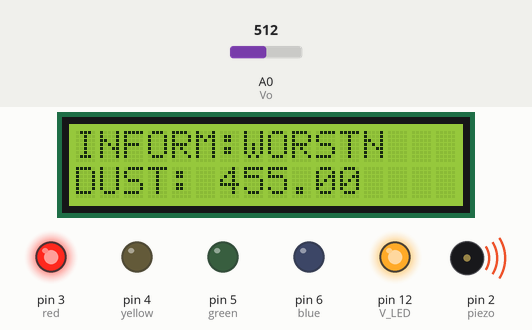
A sketch run on a simulated Arduino Uno, built with avr-gcc and run on an emulated ATmega328P. On the bench: 16×2 character LCD, output pins drawn as LEDs (lit = HIGH), buzzer (waves = sounding). The test bench sets the inputs (shaded band); at power-on: A0 (Vo) = 512. What the sketch prints to the serial monitor is not drawn.

Above: at 5.2 s.
5.3 s: A0 (Vo) set to 210
At 10.0 s:
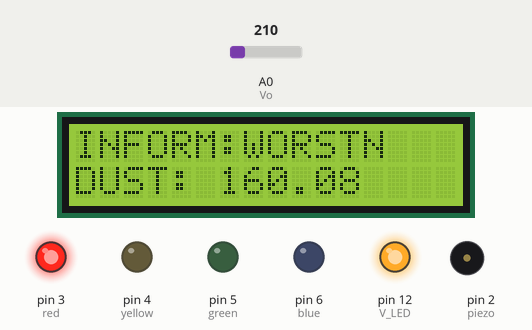
11.6 s: A0 (Vo) set to 189
At 15.9 s:
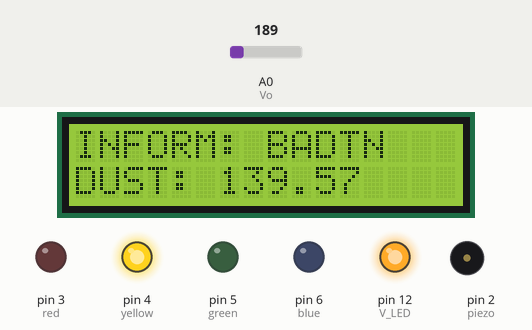
17.2 s: A0 (Vo) set to 143
At 21.3 s:
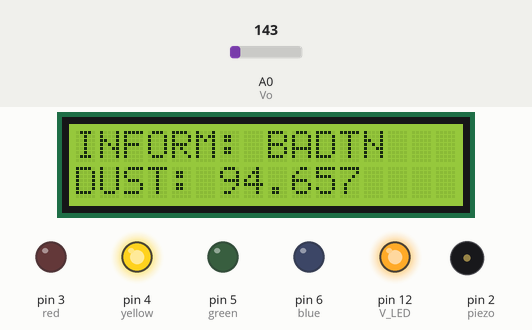
22.8 s: A0 (Vo) set to 123
At 27.3 s:
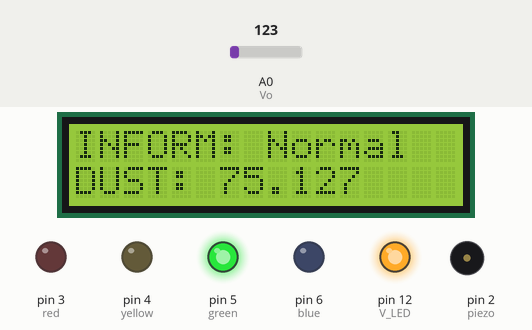
28.4 s: A0 (Vo) set to 80
At 32.9 s:
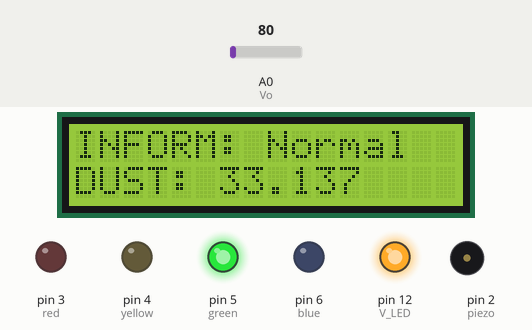
34.0 s: A0 (Vo) set to 72
At 35.2 s:
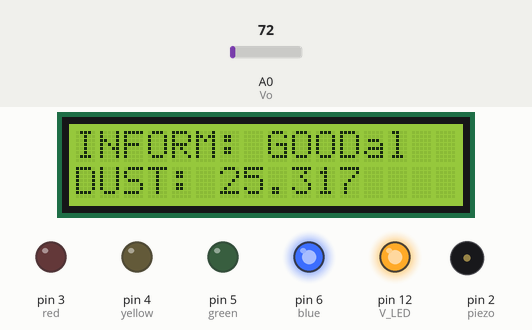
Timing chart, 0 to 37.0 s (numbered marks = the images above; inputs shaded):
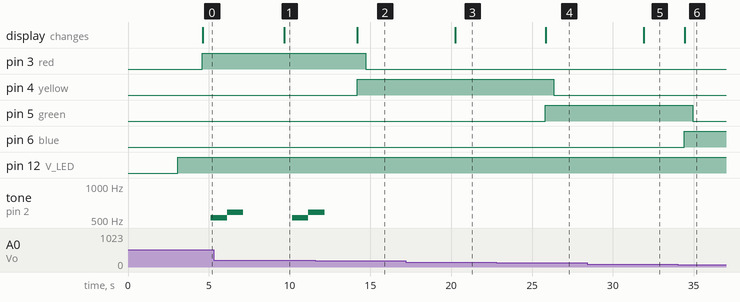

The sketch:

arduino_fineDust_earthwizard.ino
```cpp
#include <Wire.h>
#include <LiquidCrystal_I2C.h>

LiquidCrystal_I2C lcd(0x27, 16, 2);

int Vo = A0;
int V_LED = 12;
int red = 3;
int yellow = 4;
int green = 5;
int blue = 6;
int piezo = 2;
int notes[] = {523, 587};

float Vo_value = 0;
float Voltage = 0;
float dustDensity = 0;

void setup() {
  Serial.begin(9600); // 시리얼통신 설정
  lcd.init(); // LCD 초기화
  lcd.backlight();
  lcd.clear(); // 이전 출력값 삭제
  lcd.setCursor(0, 0);
  lcd.print("AIR POLLUTION");
  lcd.setCursor(0, 1);
  lcd.print(" - SMWU - ");
  delay(3000); // 3초간 지속

  pinMode(V_LED, OUTPUT); // 출력모드 설정
  pinMode(red, OUTPUT);
  pinMode(yellow, OUTPUT);
  pinMode(green, OUTPUT);
  pinMode(blue, OUTPUT);
  pinMode(piezo, OUTPUT);
  pinMode(Vo, INPUT); // 입력모드 설정
}

void loop() {
  digitalWrite(V_LED, LOW); // 미세먼지센서의 적외선 LED 켜기. 커패시터의 전원 이용해 공기 중 미세먼지를 적외선 LED로 비춤
  delayMicroseconds(280); // 0.28ms만큼 지속
  Vo_value = analogRead(Vo); // 적외선 수신소자 Vo에서 인식한 미세먼지값을 A0핀에 읽어오기
  delayMicroseconds(40); // 0.04ms만큼 지속
  digitalWrite(V_LED, HIGH); // 적외선 LED 끄기 (커패시터 충전)
  delayMicroseconds(9680); // 9.68ms만큼 기다림.

  Voltage = Vo_value * 5.0 / 1024.0;
  dustDensity = (Voltage - 0.225) / 0.005; //초기값 설정

  Serial.print("Voltage:");
  Serial.println(Voltage);
  Serial.print("dustDensity:");
  Serial.println(dustDensity);

  if (dustDensity <= 30) {
    digitalWrite(blue, HIGH);
    lcd.setCursor(0, 0);
    lcd.print("INFORM: GOOD");
    lcd.setCursor(0, 1);
    lcd.print("DUST: ");
    lcd.print(dustDensity);
  } else {
    digitalWrite(blue, LOW);
  }

  delay(500); //05초간 지속

  if (dustDensity > 30 && dustDensity <= 80) {
    digitalWrite(green, HIGH);
    lcd.setCursor(0, 0);
    lcd.print("INFORM: Normal");
    lcd.setCursor(0, 1);
    lcd.print("DUST: ");
    lcd.print(dustDensity);
  } else {
    digitalWrite(green, LOW);
  }

  delay(500);

  if (dustDensity > 80 && dustDensity <= 150) { // 80 이상 150 이하
    digitalWrite(yellow, HIGH);
    lcd.setCursor(0, 0);
    lcd.print("INFORM: BAD"); // Bad 텍스트 출력
    lcd.setCursor(0, 1);
    lcd.print("DUST: ");
    lcd.print(dustDensity);
  } else {
    digitalWrite(yellow, LOW);
  }

  delay(500);

  if (dustDensity > 150) {
    digitalWrite(red, HIGH);
    lcd.setCursor(0, 0);
    lcd.print("INFORM:WORST");
    lcd.setCursor(0, 1);
    lcd.print("DUST: ");
    lcd.print(dustDensity);
  } else {
    digitalWrite(red, LOW);
  }

  delay(500);

  if (dustDensity > 150) // 150 초과 시
    for (int i = 0; i < 2; i++) { // i
      tone(piezo, notes[i], 1000);
      delay(1000);
      noTone(piezo);
    }
    delay(1000);
  }
```

Measured:
- the behaviour switches between 200 and 199 on A0 (Vo) (found by bisection; images 1 and 2)
- the behaviour switches between 129 and 128 on A0 (Vo) (found by bisection; images 3 and 4)
- the behaviour switches between 77 and 76 on A0 (Vo) (found by bisection; images 5 and 6)
- after the input at 5.3 s, the display: changes after 4.4 s (image 1)
- after the input at 11.6 s, pin 3 (red): HIGH → LOW after 3.1 s; pin 4 (yellow): LOW → HIGH after 2.6 s; tone on pin 2 (piezo): goes on until 12.2 s, then stays silent; the display: changes after 2.6 s (image 2)
- after the input at 17.2 s, the display: changes after 3.1 s (image 3)
- after the input at 22.8 s, pin 4 (yellow): HIGH → LOW after 3.5 s; pin 5 (green): LOW → HIGH after 3.0 s; the display: changes after 3.0 s (image 4)
- after the input at 28.4 s, the display: changes after 3.5 s (image 5)
- after the input at 34.0 s, pin 5 (green): HIGH → LOW after 0.94 s; pin 6 (blue): LOW → HIGH after 0.42 s; the display: changes after 0.44 s (image 6)
